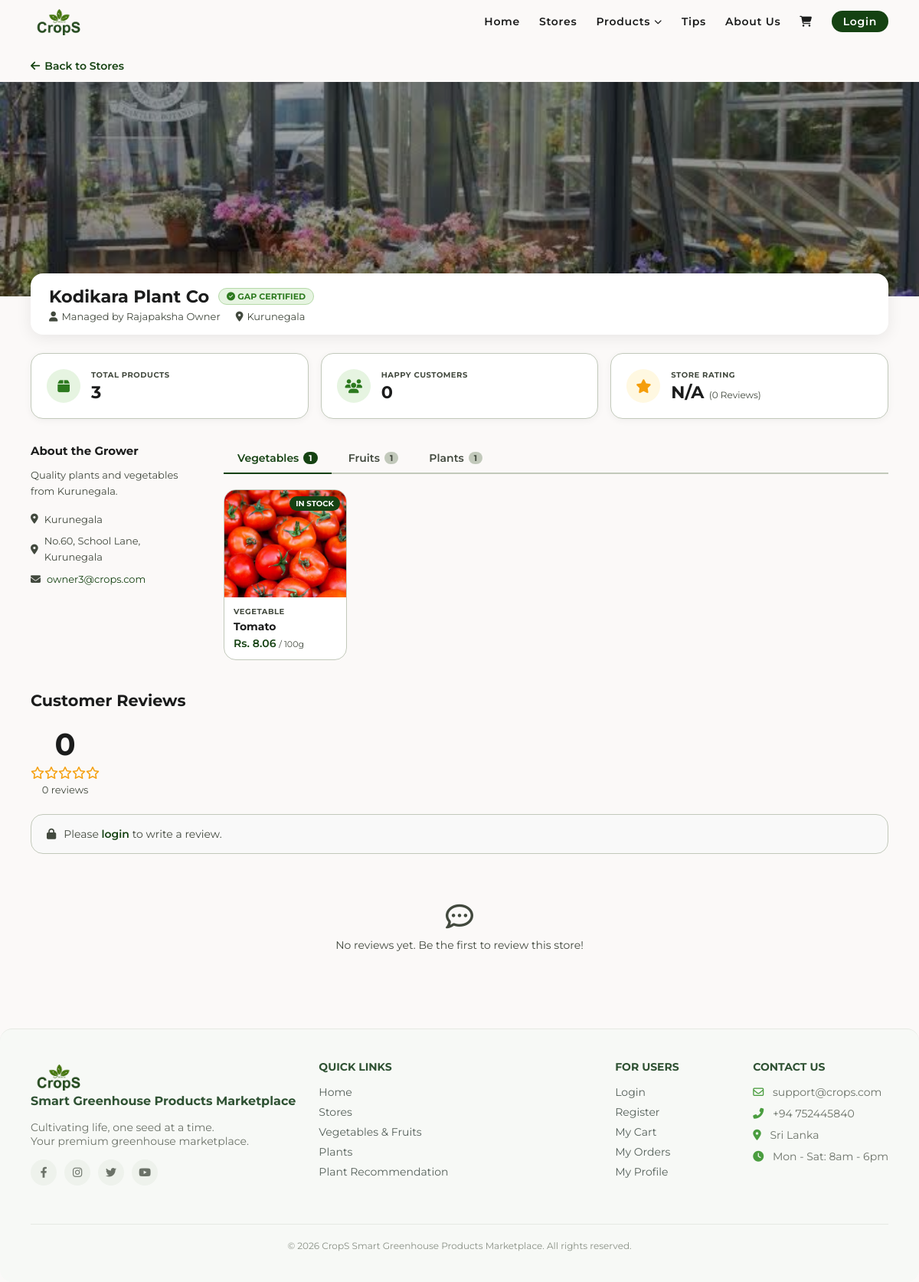
/stores.php?id=8, run on the app's committed database.
### tables this page shows
CREATE TABLE `stores` (
  `id` int(11) NOT NULL,
  `owner_id` int(11) NOT NULL,
  `store_name` varchar(100) NOT NULL,
  `description` text DEFAULT NULL,
  `city` varchar(50) NOT NULL,
  `image` varchar(255) DEFAULT NULL,
  `created_at` timestamp NOT NULL DEFAULT current_timestamp()
);

CREATE TABLE `users` (
  `id` int(11) NOT NULL,
  `full_name` varchar(100) NOT NULL,
  `email` varchar(100) NOT NULL,
  `password` varchar(255) NOT NULL,
  `role` enum('admin','owner','customer') NOT NULL DEFAULT 'customer',
  `city` varchar(50) NOT NULL,
  `address` text DEFAULT NULL,
  `gap_certificate` varchar(255) DEFAULT NULL,
  `created_at` timestamp NOT NULL DEFAULT current_timestamp()
);

CREATE TABLE `products` (
  `id` int(11) NOT NULL,
  `store_id` int(11) NOT NULL,
  `name` varchar(100) NOT NULL,
  `description` text DEFAULT NULL,
  `price` decimal(10,2) NOT NULL,
  `category` enum('vegetable','fruit','plant') NOT NULL,
  `quantity` int(11) NOT NULL DEFAULT 0,
  `image` varchar(255) DEFAULT NULL,
  `created_at` timestamp NOT NULL DEFAULT current_timestamp()
);

### stores.php (the view, shortened to what this page needs)
<?php
include 'includes/header.php';
include 'includes/dbConnection.php';
$store_id = isset($_GET['id']) ? (int)$_GET['id'] : 0;
?>
<?php
$stmtStore = $pdo->prepare("
    SELECT stores.*,
           users.full_name AS owner_name,
           users.email AS owner_email,
           users.address AS owner_address,
           users.gap_certificate,
           COUNT(DISTINCT products.id) AS total_products,
           COUNT(DISTINCT orders.customer_id) AS happy_customers,
           ROUND(AVG(reviews.rating), 1) AS avg_rating,
           COUNT(DISTINCT reviews.id) AS total_reviews
    FROM stores
    JOIN users ON stores.owner_id = users.id
    LEFT JOIN products ON products.store_id = stores.id
    LEFT JOIN orders ON orders.store_id = stores.id
    LEFT JOIN reviews ON reviews.store_id = stores.id
    WHERE stores.id = :id
    GROUP BY stores.id
");
$stmtStore->execute(['id' => $store_id]);
$store = $stmtStore->fetch();
$stmtProducts = $pdo->prepare("SELECT * FROM products WHERE store_id = :id ORDER BY created_at DESC");
$stmtProducts->execute(['id' => $store_id]);
$allProducts = $stmtProducts->fetchAll();
$vegetables = array_filter($allProducts, fn($p) => $p['category'] === 'vegetable');
$fruits      = array_filter($allProducts, fn($p) => $p['category'] === 'fruit');
$plants      = array_filter($allProducts, fn($p) => $p['category'] === 'plant');
$stmtReviews = $pdo->prepare("
    SELECT reviews.*, users.full_name AS reviewer_name
    FROM reviews
    JOIN users ON reviews.user_id = users.id
    WHERE reviews.store_id = :id AND reviews.is_hidden = FALSE
    ORDER BY reviews.created_at DESC
");
$stmtReviews->execute(['id' => $store_id]);
$reviews = $stmtReviews->fetchAll();
$alreadyReviewed = false;
$canReview = false;
?>
<div class="store-details-page">
    <div class="main-wrapper" style="padding-bottom:0;">
        <a href="stores.php" class="back-link">
            <i class="fas fa-arrow-left"></i> Back to Stores
        </a>
    </div>
    <div class="store-hero">
        <?php if (!empty($store['image'])): ?>
            <img src="static/images/stores/<?php echo htmlspecialchars($store['image']); ?>" alt="..." class="store-hero-img">
        <?php else: ?>
            <img src="static/images/image1.jpg" alt="Store" class="store-hero-img">
        <?php endif; ?>
        <div class="store-hero-overlay"></div>
    </div>
    <div class="main-wrapper">
<div class="store-name-bar">
    <div class="store-name-info">
        <div class="store-title-row">
            <h1><?php echo htmlspecialchars($store['store_name']); ?></h1>
            <?php if (!empty($store['gap_certificate'])): ?>
                <span class="gap-badge"><i class="fas fa-check-circle"></i> GAP CERTIFIED</span>
            <?php endif; ?>
        </div>
        <p class="store-meta-line">
            <span><i class="fas fa-user"></i> Managed by <?php echo htmlspecialchars($store['owner_name']); ?></span>
            <span><i class="fas fa-location-dot"></i> <?php echo htmlspecialchars($store['city']); ?></span>
        </p>
    </div>
</div>
        <div class="store-stats">
            <div class="stat-card">
                <div class="stat-icon green"><i class="fas fa-box"></i></div>
                <div class="stat-info">
                    <span class="stat-label">TOTAL PRODUCTS</span>
                    <span class="stat-value"><?php echo number_format($store['total_products']); ?></span>
                </div>
            </div>
            <div class="stat-card">
                <div class="stat-icon green"><i class="fas fa-users"></i></div>
                <div class="stat-info">
                    <span class="stat-label">HAPPY CUSTOMERS</span>
                    <span class="stat-value"><?php $hc = $store['happy_customers']; echo $hc >= 1000 ? round($hc/1000,1).'k+' : $hc; ?></span>
                </div>
            </div>
            <div class="stat-card">
                <div class="stat-icon gold"><i class="fas fa-star"></i></div>
                <div class="stat-info">
                    <span class="stat-label">STORE RATING</span>
                    <span class="stat-value"><?php echo $store['avg_rating'] ?? 'N/A'; ?> <small>(<?php echo $store['total_reviews']; ?> Reviews)</small></span>
                </div>
            </div>
        </div>
        <div class="store-main-content">
            <div class="store-about">
                <h3>About the Grower</h3>
                <p><?php echo nl2br(htmlspecialchars($store['description'] ?? 'No description provided.')); ?></p>
                <div class="store-contact-info">
    <?php if (!empty($store['city'])): ?>
        <p><i class="fas fa-location-dot"></i> <?php echo htmlspecialchars($store['city']); ?></p>
    <?php endif; ?>
    <?php if (!empty($store['owner_address'])): ?>
        <p><i class="fas fa-map-marker-alt"></i> <?php echo htmlspecialchars($store['owner_address']); ?></p>
    <?php endif; ?>
    <?php if (!empty($store['owner_email'])): ?>
        <p><i class="fas fa-envelope"></i> <a href="mailto:<?php echo htmlspecialchars($store['owner_email']); ?>"><?php echo htmlspecialchars($store['owner_email']); ?></a></p>
    <?php endif; ?>
</div>
            </div>
            <div class="store-products">
                <div class="category-tabs">
                    <button class="tab-btn active" onclick="showTab('vegetables', this)">Vegetables <span class="tab-count"><?php echo count($vegetables); ?></span></button>
                    <button class="tab-btn" onclick="showTab('fruits', this)">Fruits <span class="tab-count"><?php echo count($fruits); ?></span></button>
                    <button class="tab-btn" onclick="showTab('plants', this)">Plants <span class="tab-count"><?php echo count($plants); ?></span></button>
                </div>
                <div class="tab-content active" id="tab-vegetables">
                    <?php if (count($vegetables) > 0): ?>
                        <div class="products-grid"><?php foreach ($vegetables as $product): ?><?php include 'includes/product_card.php'; ?><?php endforeach; ?></div>
                    <?php else: ?><p class="no-products">No vegetables listed yet.</p><?php endif; ?>
                </div>
                    <?php if (count($fruits) > 0): ?>
                        <div class="products-grid"><?php foreach ($fruits as $product): ?><?php include 'includes/product_card.php'; ?><?php endforeach; ?></div>
                    <?php else: ?><p class="no-products">No fruits listed yet.</p><?php endif; ?>
                    <?php if (count($plants) > 0): ?>
                        <div class="products-grid"><?php foreach ($plants as $product): ?><?php include 'includes/product_card.php'; ?><?php endforeach; ?></div>
                    <?php else: ?><p class="no-products">No plants listed yet.</p><?php endif; ?>
            </div>
        </div>
        <div class="reviews-section">
            <h2>Customer Reviews</h2>
            <div class="review-summary">
                <div class="review-avg">
                    <span class="avg-number"><?php echo $store['avg_rating'] ?? '0'; ?></span>
                    <div class="avg-stars">
                        <?php $avg = round($store['avg_rating'] ?? 0); for ($i = 1; $i <= 5; $i++) echo $i <= $avg ? '<i class="fas fa-star"></i>' : '<i class="far fa-star"></i>'; ?>
                    </div>
                    <span class="avg-count"><?php echo $store['total_reviews']; ?> reviews</span>
                </div>
            </div>
            <?php if ($canReview): ?>
                <div class="review-form-box">
                    <h3>Write a Review</h3>
                    <form method="POST" action="stores.php?id=<?php echo $store_id; ?>">
                        <div class="star-rating-input">
                            <p>Your Rating:</p>
                            <div class="stars-select" id="starSelect">
                                <?php for ($i = 1; $i <= 5; $i++): ?><i class="far fa-star" data-value="<?php echo $i; ?>"></i><?php endfor; ?>
                            </div>
                            <input type="hidden" name="rating" id="ratingInput" value="0">
                        </div>
                        <div class="form-group">
                            <label for="comment">Your Review:</label>
                            <textarea name="comment" id="comment" rows="4" placeholder="Share your experience with this greenhouse store..."></textarea>
                        </div>
                        <button type="submit" name="submit_review" class="btn btn-primary">Submit Review</button>
                    </form>
                </div>
            <?php elseif (!isset($_SESSION['user_id'])): ?>
                <div class="review-login-prompt"><i class="fas fa-lock"></i><p>Please <a href="login.php">login</a> to write a review.</p></div>
            <?php elseif ($alreadyReviewed): ?>
                <div class="review-login-prompt"><i class="fas fa-check-circle"></i><p>You have already submitted a review for this store.</p></div>
            <?php endif; ?>
            <?php if (count($reviews) > 0): ?>
                <div class="reviews-list">
                    <?php foreach ($reviews as $review): ?>
                        <div class="review-card">
                            <div class="review-header">
                                <div class="reviewer-info">
                                    <div class="reviewer-avatar"><?php echo strtoupper(substr($review['reviewer_name'], 0, 1)); ?></div>
                                    <div>
                                        <strong><?php echo htmlspecialchars($review['reviewer_name']); ?></strong>
                                        <span class="review-date"><?php echo date('M d, Y', strtotime($review['created_at'])); ?></span>
                                    </div>
                                </div>
                                <div class="review-stars">
                                    <?php for ($i = 1; $i <= 5; $i++) echo '<i class="'.($i <= $review['rating'] ? 'fas' : 'far').' fa-star"></i>'; ?>
                                </div>
                            </div>
                            <?php if (!empty($review['comment'])): ?>
                                <p class="review-comment"><?php echo htmlspecialchars($review['comment']); ?></p>
                            <?php endif; ?>
                        </div>
                    <?php endforeach; ?>
                </div>
            <?php else: ?>
                <div class="no-reviews"><i class="far fa-comment-dots"></i><p>No reviews yet. Be the first to review this store!</p></div>
            <?php endif; ?>
        </div>
    </div>
</div>
<?php include 'includes/footer.php'; ?>

### includes/product_card.php
<?php
if ($product['quantity'] <= 0) {
    $stockLabel = 'OUT OF STOCK';
    $stockClass = 'out-stock';
} elseif ($product['quantity'] <= 10) {
    $stockLabel = 'LOW STOCK';
    $stockClass = 'low-stock';
} else {
    $stockLabel = 'IN STOCK';
    $stockClass = 'in-stock';
}
$detailPage = $product['category'] === 'plant' ? 'plants.php' : 'products.php';
?>
<a href="<?php echo $detailPage; ?>?id=<?php echo $product['id']; ?>" class="product-card">
    <div class="product-card-img">
        <?php if (!empty($product['image'])): ?>
            <img src="static/images/Products/<?php echo htmlspecialchars($product['image']); ?>"
                 alt="<?php echo htmlspecialchars($product['name']); ?>">
        <?php else: ?>
            <img src="static/images/image3.jpg" alt="Product">
        <?php endif; ?>
        <span class="stock-badge <?php echo $stockClass; ?>"><?php echo $stockLabel; ?></span>
    </div>
    <div class="product-card-info">
        <p class="product-category-label"><?php echo strtoupper($product['category']); ?></p>
        <p class="product-name"><?php echo htmlspecialchars($product['name']); ?></p>
        <?php if ($product['category'] === 'plant'): ?>
            <p class="product-price">Rs. <?php echo number_format($product['price'], 2); ?> <span>/ plant</span></p>
        <?php else: ?>
            <p class="product-price">Rs. <?php echo number_format($product['price'] / 10, 2); ?> <span>/ 100g</span></p>
        <?php endif; ?>
    </div>
</a>

### static/style.css (style rules this page uses)
:root { --primary: #154212; --on-primary: #ffffff; --secondary-container: acf284; --surface: #fbf9f8; --bg-white: #ffffff; --on-surface: #1b1c1c; --on-surface-variant: #42493e; --outline-variant: #c2c9bb; --footer-bg: #4a4a4a; --font-family: 'Montserrat', sans-serif; --radius-xl: 24px; --radius-lg: 16px; --radius-full: 9999px; --container-padding: 40px; --stack-md: 24px; --gutter: 16px; }
* { margin: 0; padding: 0; box-sizing: border-box; font-family: var(--font-family); }
body { background-color: var(--surface); color: var(--on-surface); padding: 0; }
a { text-decoration: none; color: inherit; }
.main-wrapper { padding: 10px var(--container-padding) 20px var(--container-padding); }

### data on the page
stores: image (picture), store_name "Kodikara Plant Co", owner.full_name "Rajapaksha Owner", city "Kurunegala", description "Quality plants and vegetables from Kurunegala.", owner.address "No.60, School Lane, Kurunegala", owner.email "owner3@crops.com"
products: image (picture), quantity "IN STOCK", category "VEGETABLE", name "Tomato", $product['price']/10 "8.06"

### other printed values
$store['total_products'] "3"
$hc "0"
$store['avg_rating'] "N/A"
$store['total_reviews'] "0"
count($vegetables) "1"
count($fruits) "1"
count($plants) "1"
$store['avg_rating'] "0"
